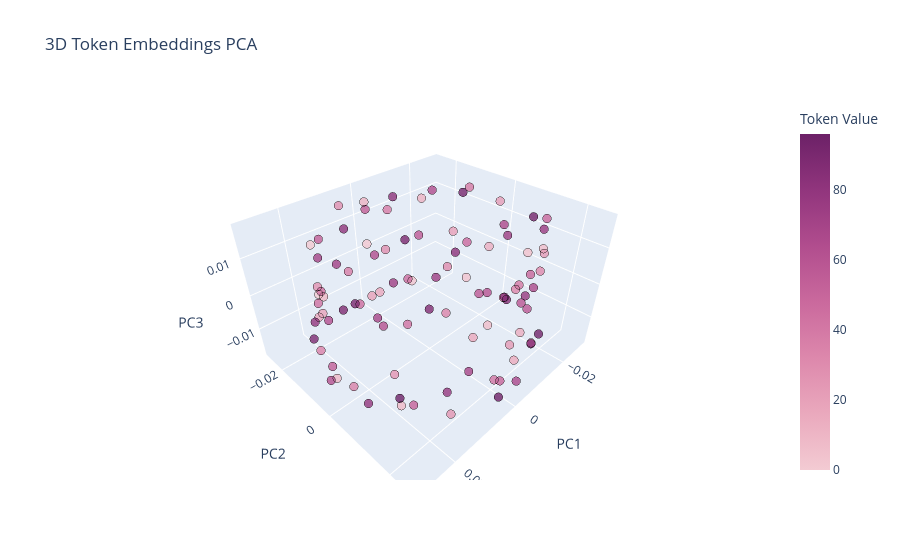

The code cell stored with this chart in its notebook:
### Code cell
def plot_embeddings_3d(model, p=97, title="3D Token Embeddings PCA"):
    weights = model.tokens_embed.weight.detach().cpu().numpy()
    
    pca = PCA(n_components=3)
    embeds_3d = pca.fit_transform(weights)
    
    df = pd.DataFrame({
        'PC1': embeds_3d[:, 0],
        'PC2': embeds_3d[:, 1],
        'PC3': embeds_3d[:, 2],
        'token': range(p)
    })
    
    fig = px.scatter_3d(
        df, x='PC1', y='PC2', z='PC3',
        color='token',
        color_continuous_scale=px.colors.sequential.Magenta,
        title=title,
        labels={'token': 'Token Value'},
        opacity=0.8
    )
    
    fig.update_traces(marker=dict(size=5, line=dict(width=1, color='Black')))
    fig.show()

plot_embeddings_3d(model, p=97)
